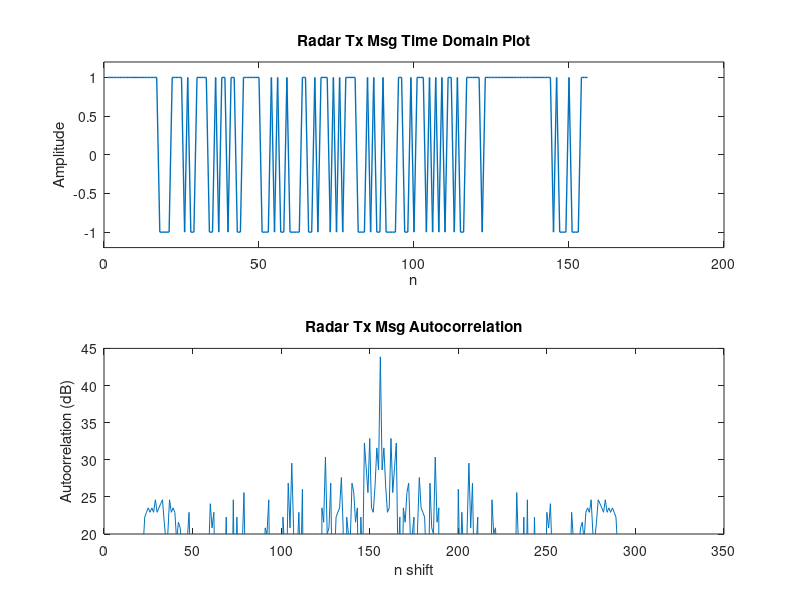

Write the MATLAB code that produced this figure. (Note: this script raises an error after producing the figure.)
close all;
clear all;
clc;

DO_BARKER_AC = 0;

%% Capstone V2X Motorcycle HUD
% WaveformDescriptions.m
%
%
saveplots = 1
barker_13 =[1 1 1 1 1 -1 -1 1 1 -1 1 -1 1];

%% Barker Code Autocorrelation Example
if(DO_BARKER_AC)
    ac = xcorr(barker_13,barker_13);
    ac_db = 20*log10(abs(ac)); 
    figure()
    plot(ac_db)
    ylim([-10 40])
    ylabel('Auorrelation (dB)');
    xlabel('n shift');
    title('Barker Autocorrelation Example');
end
%% For RFSOC TX Message
barker_13 =[1 1 1 1 1 -1 -1 1 1 -1 1 -1 1];
scrambler = repelem(barker_13,12);

preamble = zeros(1,13);
name = zeros(1,32);
lat = zeros(1,32); 
long = zeros(1,32); 
speed = zeros(1,7);


name = reshape(dec2bin(uint8('TEST'),8),1,32);%Identifier (name): 32 bits (4 ASCII Characters)
lat = dec2bin(123456789,32);% Latitude: 32bit float
long = dec2bin(123456789*2,32);% Longitude: 32 bit float
speed = dec2bin(75,7);%Speed (mph): 7 bits (127 max) mph
direction = dec2bin(4,8);%Directions: 8 bits (left, right, straight, u-turn, arrived) 
distance = dec2bin(3000,32);%Distance to next step: 32 bits (float)
data_packet = [name, lat, long, speed, direction, distance];
data_packet = data_packet - '0'; % get 0's and 1's
msg = [preamble data_packet]; % add preamble

scramdata = xor(msg, scrambler);
tx_data = scramdata*2-1;
n = 1:length(tx_data);

% Autocorrelation
ac = xcorr(tx_data,tx_data);
ac_db = 20*log10(abs(ac)); % 
plt1 = figure();
subplot(2,1,1)
plot(n,tx_data,'linewidth',1)
ylim([-1.2 1.2])
ylabel('Amplitude')
xlabel('n')
title('Radar Tx Msg Time Domain Plot');
subplot(2,1,2)
plot(ac_db)
ylim([20 45])
ylabel('Autoorrelation (dB)');
xlabel('n shift');
title('Radar Tx Msg Autocorrelation');
save_plot(plt1,'Radar TX Data Packet',saveplots);

%% Do Channel

